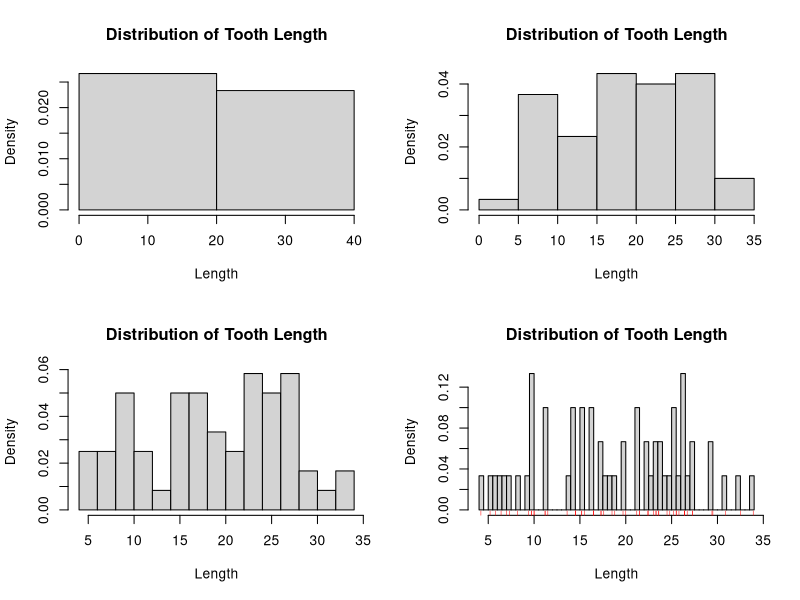
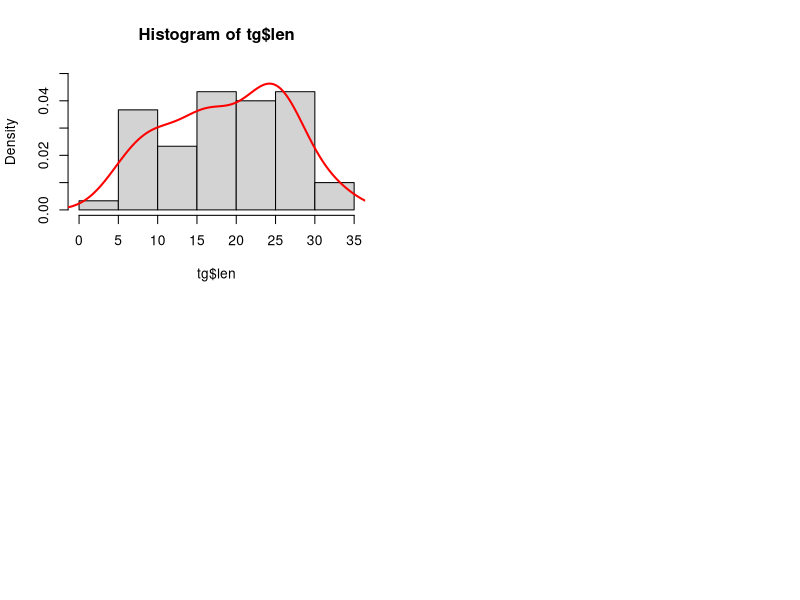
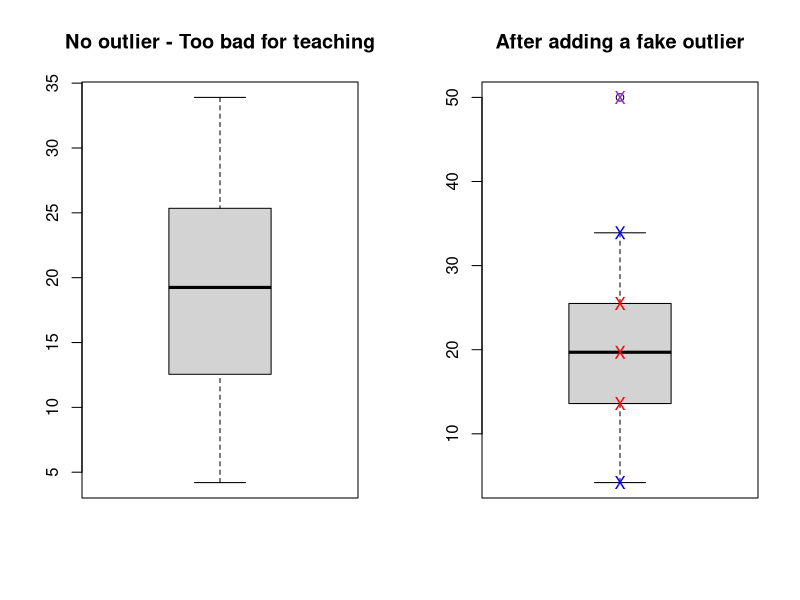
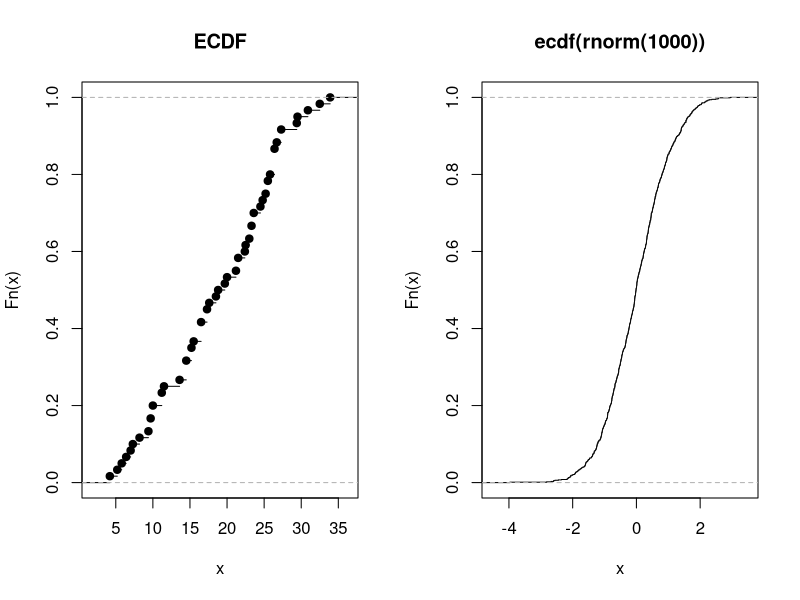
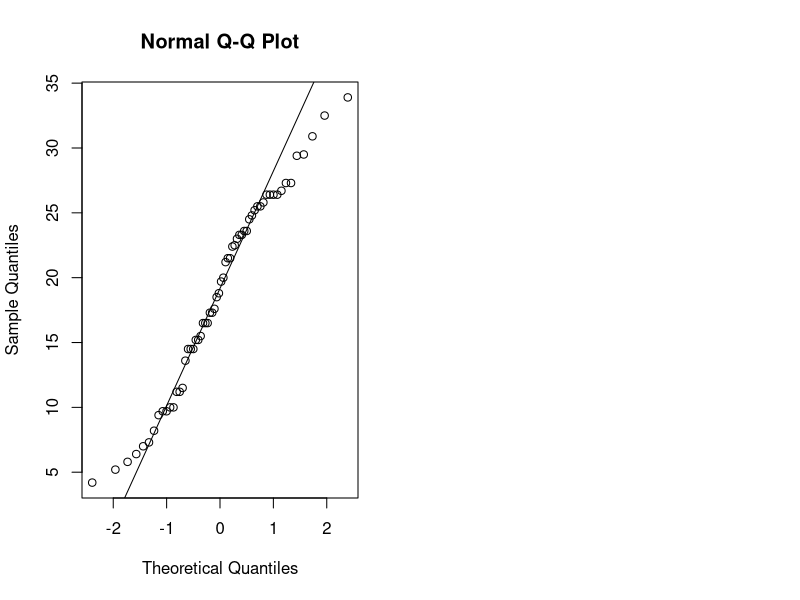
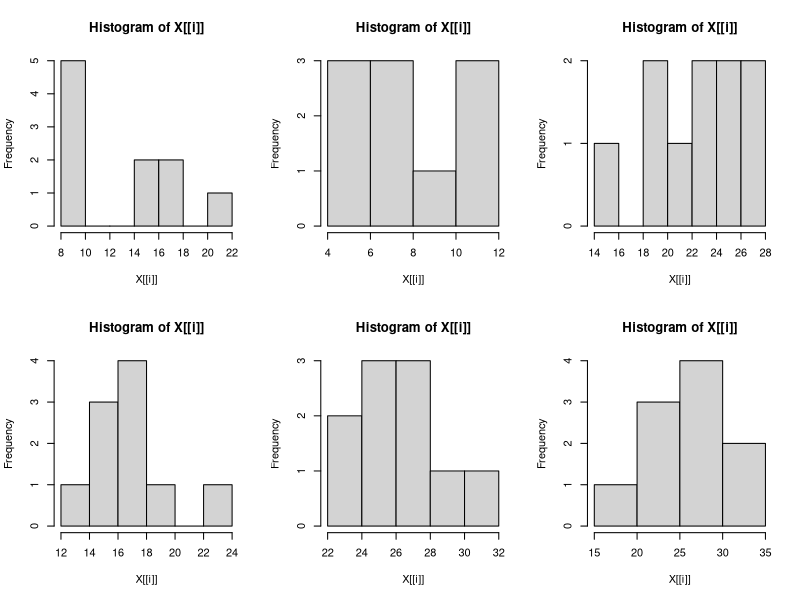
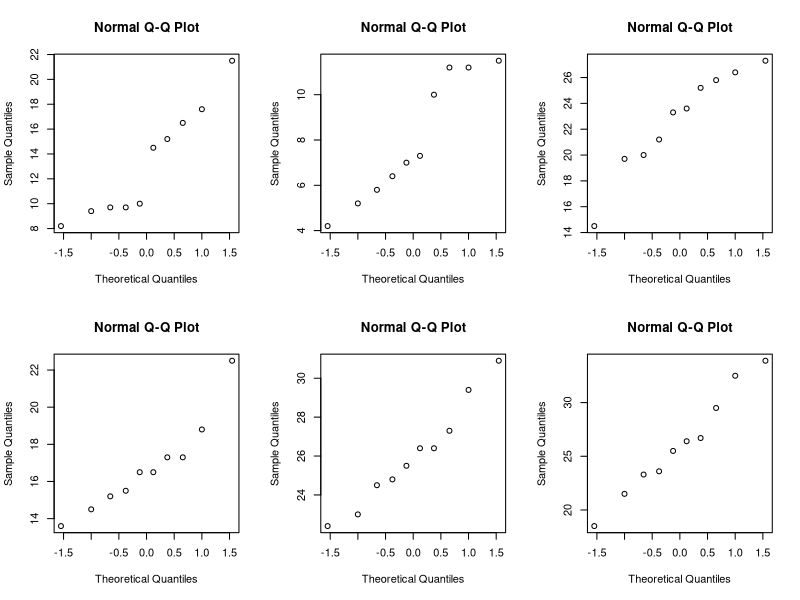
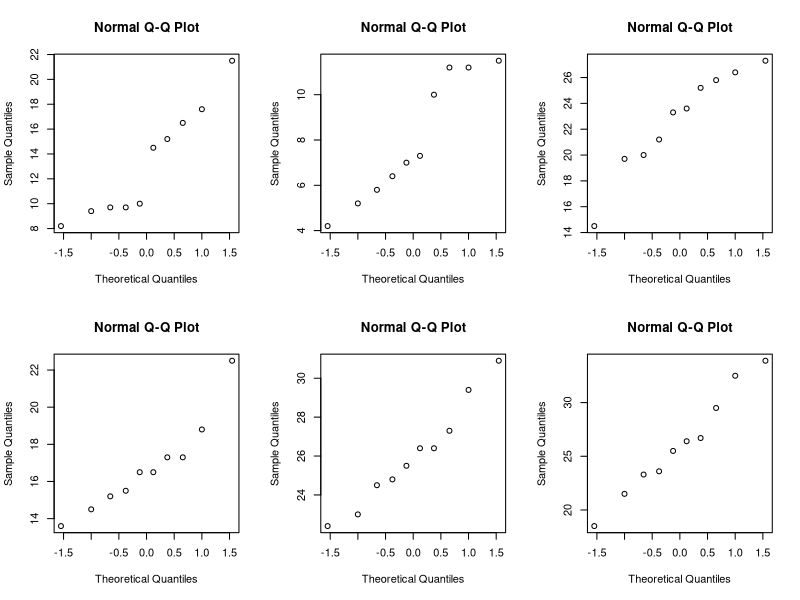

These charts were generated, in order, by the following R code:

# ?ToothGrowth
tg <- ToothGrowth
rbind(head(tg, 3), tail(tg, 3))

# Check the dimension
dim(tg)

# Summary
summary(tg)
# Note the difference for categorical and numeric variables.

var(tg$len)

n.sample = dim(tg)[1]
sum((tg$len - mean(tg$len))^2)/(n.sample - 1)

par(mfrow=c(2 ,2))
hist(tg$len,
     main = "Distribution of Tooth Length",
     xlab = "Length",
     freq = F,   # F gives probability, T gives count
     breaks = 2) # Number of bars
hist(tg$len,
     main = "Distribution of Tooth Length",
     xlab = "Length",
     freq = F,
     breaks = 5)
hist(tg$len,
     main = "Distribution of Tooth Length",
     xlab = "Length",
     freq = F,
     breaks = 20)
hist(tg$len,
     main = "Distribution of Tooth Length",
     xlab = "Length",
     freq = F,
     breaks = 100)
rug(tg$len, col = "red")# Add ticks at the data points on the x axis.

# Is the distribution normal?
# See how different number of bins can affect our arbitrary judgement of the distribution.

hist(tg$len, freq = F, ylim = c(0, 0.05))
lines(density(tg$len), col = "red", lwd = 2)

par(mfrow = c(1, 2))
boxplot(tg$len, main = "No outlier - Too bad for teaching")
fake.len <- c(tg$len, 50)
boxplot(fake.len, main = "After adding a fake outlier")
points(x = rep(1,3), quantile(fake.len, seq(0.25, 0.75, 0.25)), pch = "X", col = "red")
points(x=rep(1,2), c(min(tg$len), max(tg$len)), pch = "X", col = "blue")
points(x=1, max(fake.len), pch = "X", col = "purple")
# Box: IQR - 25th and 75th quantile
# Whiskers: the lowest datum still within 1.5 IQR of the lower quartile,
# and the highest datum still within 1.5 IQR of the upper quartile

set.seed(613)
par(mfrow = c(1,2))
plot(ecdf(tg$len), main = "ECDF")
plot(ecdf(rnorm(1000)))

qqnorm(tg$len)
qqline(tg$len)

# recall aggregate( )
aggregate(len~., data = tg, FUN = mean)

tapply(tg$len,
       INDEX = list(tg$supp, tg$dose),
       FUN = mean)

by(tg$len,
   INDICES = list(supp = tg$supp, dose = tg$dose),
   FUN = mean)

# aggregate(len~., data = tg, FUN = range)
# Gives an error - has to be 1D.

# A list of length 6
print(tapply(tg$len,
             INDEX = list(tg$supp, tg$dose),
             FUN = range))
# One of the 6 items in the list.
tapply(tg$len,
       INDEX = list(tg$supp, tg$dose),
       FUN = range)[[1]]

by(tg$len,
   INDICES = list(supp = tg$supp, dose = tg$dose),
   FUN = range)

par(mfrow = c(2,3))
aggregate(len~., data = tg, FUN = hist)

par(mfrow = c(2,3))
tapply(tg$len,
       INDEX = list(tg$supp, tg$dose),
       FUN = qqnorm)

par(mfrow = c(2,3))
by(tg$len,
   INDICES = list(supp = tg$supp, dose = tg$dose),
   FUN = qqnorm)

head(mtcars)

cov(mtcars[, c("mpg", "cyl", "disp", "hp")])

cor(mtcars[, c("mpg", "cyl", "disp", "hp")])

plot(mtcars[, c("mpg", "cyl", "disp", "hp")])
# See how powerful the plot function is.

cov(mtcars$mpg, mtcars$disp)

str(qqnorm(tg$len))
